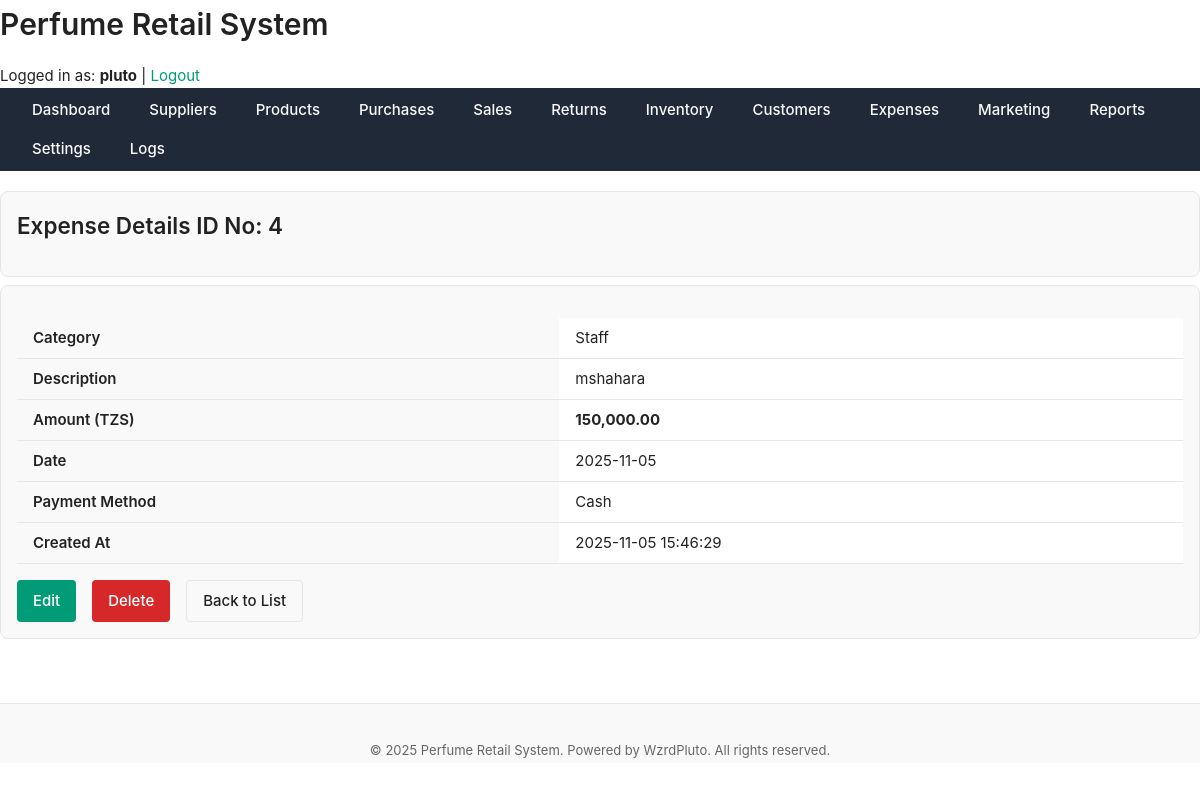
The page /public/expenses/view.php?id=4 (signed in) on the database its author committed.
### tables this page shows
CREATE TABLE `expenses` (
  `expense_id` int(11) NOT NULL,
  `category` varchar(100) DEFAULT NULL,
  `description` text DEFAULT NULL,
  `amount` decimal(10,2) DEFAULT NULL,
  `expense_date` date DEFAULT NULL,
  `payment_method` enum('cash','bank','mobile_money') DEFAULT NULL,
  `created_at` datetime DEFAULT current_timestamp()
);

### public/expenses/view.php (the view, shortened to what this page needs)
<?php
require_once '../../includes/functions.php';
$id = (int)($_GET['id'] ?? 0);
$stmt = $pdo->prepare("SELECT * FROM expenses WHERE expense_id = ?");
$stmt->execute([$id]);
$expense = $stmt->fetch(PDO::FETCH_ASSOC);
include '../../includes/header.php';
?>
<main class="main-content">
    <div class="card mb-sm">
        <h2>Expense Details ID No: <?= htmlspecialchars($expense['expense_id']) ?></h2>
    </div>
    <div class="card">
        <table class="table">
            <tbody>
                <tr>
                    <th>Category</th>
                    <td><?= htmlspecialchars($expense['category']) ?></td>
                </tr>
                <tr>
                    <th>Description</th>
                    <td><?= $expense['description'] ? nl2br(htmlspecialchars($expense['description'])) : '<em>No description</em>' ?></td>
                </tr>
                <tr>
                    <th>Amount (TZS)</th>
                    <td><strong><?= number_format($expense['amount'], 2) ?></strong></td>
                </tr>
                <tr>
                    <th>Date</th>
                    <td><?= htmlspecialchars($expense['expense_date']) ?></td>
                </tr>
                <tr>
                    <th>Payment Method</th>
                    <td><?= htmlspecialchars(ucwords(str_replace('_', ' ', $expense['payment_method']))) ?></td>
                </tr>
                <tr>
                    <th>Created At</th>
                    <td><?= htmlspecialchars($expense['created_at'] ?? '—') ?></td>
                </tr>
            </tbody>
        </table>
        <div class="flex gap-md mt-sm">
            <a href="edit.php?id=<?= $id ?>" class="btn btn-primary">Edit</a>
            <a href="delete.php?id=<?= $id ?>" class="btn btn-danger"
               onclick="return confirm('Are you sure you want to delete this expense record?');">
               Delete
            </a>
            <a href="index.php" class="btn btn-secondary">Back to List</a>
        </div>
    </div>
</main>
<?php include '../../includes/footer.php'; ?>

### assets/css/layout.css (style rules this page uses)
body { display: flex; min-height: 100vh; flex-direction: column; }
table { width: 100%; border-collapse: collapse; }
th, td { padding: var(--space-sm) var(--space-md); text-align: left; border-bottom: 1px solid var(--color-border); }
th { font-weight: 600; background-color: var(--color-surface); }
.flex { display: flex; }
.gap-md { gap: var(--space-md); }

### assets/css/theme.css (style rules this page uses)
:root { --color-bg: #ffffff; --color-surface: #f9f9f9; --color-border: #e6e6e6; --color-text: #222222; --color-text-muted: #666666; --color-primary: #009b77; --color-primary-hover: #008165; --color-danger: #d62828; --color-success: #2d6a4f; --color-warning: #e9c46a; --shadow-light: 0 2px 8px rgba(0, 0, 0, 0.05); --radius-sm: 4px; --radius-md: 8px; --radius-lg: 16px; --font-main: "Inter", "Segoe UI", "Roboto", sans-serif; --font-size-base: 15px; --font-size-sm: 13px; --font-size-lg: 18px; --line-height-base: 1.6; --space-xs: 4px; --space-sm: 8px; --space-md: 16px; --space-lg: 24px; --space-xl: 40px; --transition-fast: 0.15s ease-in-out; --transition-base: 0.25s ease; }
*, *::before, *::after { box-sizing: border-box; margin: 0; padding: 0; }
html, body { font-family: var(--font-main); font-size: var(--font-size-base); line-height: var(--line-height-base); background-color: var(--color-bg); color: var(--color-text); height: 100%; min-height: 100vh; }
a { color: var(--color-primary); text-decoration: none; transition: color var(--transition-fast); }
h1, h2, h3, h4, h5 { color: var(--color-text); margin-bottom: var(--space-md); font-weight: 600; }
.card { background: var(--color-surface); border: 1px solid var(--color-border); border-radius: var(--radius-md); box-shadow: var(--shadow-light); padding: var(--space-lg); margin-bottom: var(--space-lg); }
.btn { display: inline-block; padding: var(--space-sm) var(--space-md); border: none; border-radius: var(--radius-sm); cursor: pointer; transition: background var(--transition-fast); font-size: var(--font-size-base); }
.btn-primary { background: var(--color-primary); color: #fff; }
.btn-danger { background: var(--color-danger); color: #fff; }
table { width: 100%; border-collapse: collapse; margin-top: var(--space-md); }
th, td { text-align: left; padding: var(--space-sm) var(--space-md); border-bottom: 1px solid var(--color-border); }
th { background: var(--color-surface); font-weight: 600; }

### assets/css/components.css (style rules this page uses)
button, .btn { display: inline-flex; align-items: center; justify-content: center; padding: var(--space-sm) var(--space-md); font-size: var(--font-size-base); font-weight: 500; border: none; border-radius: var(--radius-sm); cursor: pointer; transition: background var(--transition-fast), color var(--transition-fast), transform var(--transition-fast); text-decoration: none; }
.btn-primary { background-color: var(--color-primary); color: #fff; }
.btn-secondary { background-color: var(--color-surface); color: var(--color-text); border: 1px solid var(--color-border); }
.btn-danger { background-color: var(--color-danger); color: #fff; }
.card { background-color: var(--color-surface); border: 1px solid var(--color-border); border-radius: var(--radius-md); padding: var(--space-md); box-shadow: var(--shadow-sm); display: flex; flex-direction: column; gap: var(--space-sm); transition: box-shadow var(--transition-base); }
.table { width: 100%; border-collapse: collapse; background-color: var(--color-bg); }
.table th, .table td { padding: var(--space-sm) var(--space-md); text-align: left; border-bottom: 1px solid var(--color-border); }
.table th { background-color: var(--color-surface); font-weight: 600; }
.mt-sm { margin-top: var(--space-sm); }
.mb-sm { margin-bottom: var(--space-sm); }

### rows shown on the page
expenses: expense_id "4", category "Staff", description "mshahara", amount "150,000.00", expense_date "2025-11-05", payment_method "Cash", created_at "2025-11-05 15:46:29"

### other values the page prints
SITE_NAME "Perfume Retail System"
$_SESSION['username'] "pluto"
